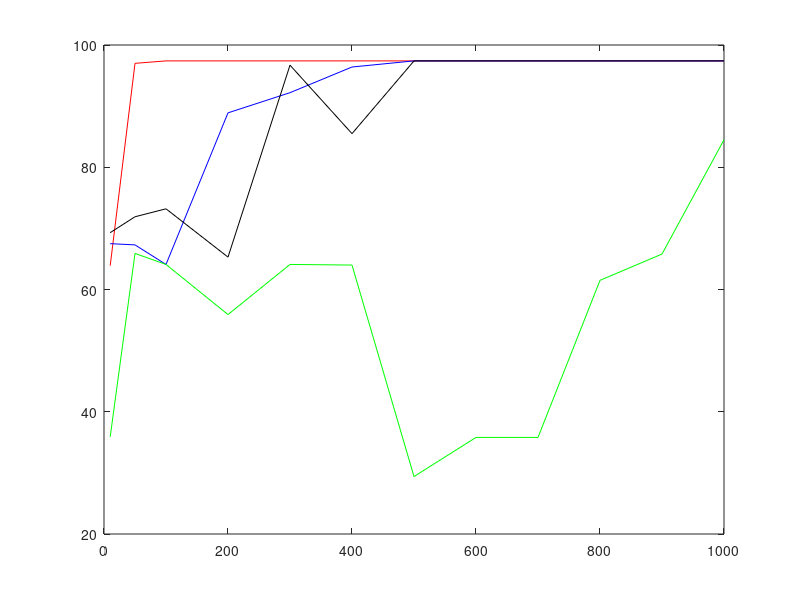
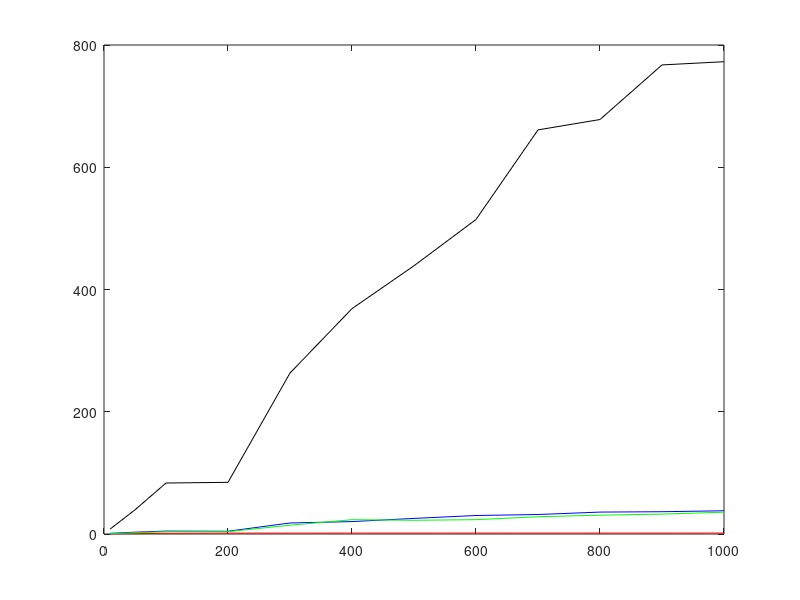

Write MATLAB code to recreate these figures, in order.

ite = [10 50 100 200 300 400 500 600 700 800 900 1000];
BP = [0.639 0.970 0.974 0.974 0.974 0.974 0.974 0.974 0.974 0.974 0.974 0.974] * 100;
RHC = [67.5 67.3 64.1 88.9 92.2 96.4 97.4 97.4 97.4 97.4 97.4 97.4];
SA = [35.9 65.9 64.1 55.9 64.1 64.0 29.4 35.8 35.8 61.5 65.8 84.5];
GA = [69.3 71.9 73.2 65.3 96.7 85.5 97.4 97.4 97.4 97.4 97.4 97.4];

figure;
plot(ite, BP, '-r', ite, RHC, '-b', ite, SA, '-g', ite, GA, '-k')

BPt = [0.147 0.617 1.197 1.488 1.490 1.517 1.508 1.535 1.509 1.522 1.511 1.543];
RHCt = [1.136 2.978 4.765 4.524 18.029 20.292 25.541 30.269 31.886 35.855 36.458 38.006];
SAt = [0.582 1.968 3.757 3.843 14.378 23.406 22.452 23.447 28.261 30.793 32.559 35.655];
GAt = [8.169 39.579 83.410 84.523 263.344 368.684 438.850 514.551 661.116 678.079 767.415 772.644];

figure; 
plot(ite, BPt, '-r', ite, RHCt, '-b', ite, SAt, '-g', ite, GAt, '-k')

